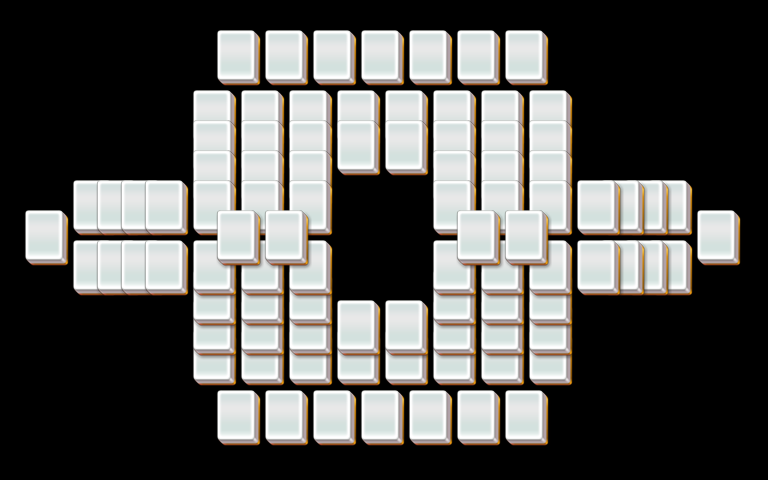

Tiled map render using the project's own tile images. Description and the map definition, with tile-layer contents summarised, below:
An orthogonal 32x16 tile map with 24x30 px tiles, 5 tile layers (layer1, layer2, layer3, layer4, ...).

<map version="1.0" orientation="orthogonal" width="32" height="16" tilewidth="24" tileheight="30">
 <properties>
  <property name="species" value="15" />
 </properties>
 <tileset firstgid="1" name="mahjong" tilewidth="48" tileheight="60">
  <image source="mahjong.png" />
 </tileset>
 <layer name="layer1" width="32" height="16">
  <data>[512 cells, 36 non-empty, 1 distinct tile ids]</data>
 </layer>
 <layer name="layer2" width="32" height="16">
  <data>[512 cells, 20 non-empty, 1 distinct tile ids]</data>
 </layer>
 <layer name="layer3" width="32" height="16">
  <data>[512 cells, 16 non-empty, 1 distinct tile ids]</data>
 </layer>
 <layer name="layer4" width="32" height="16">
  <data>[512 cells, 16 non-empty, 1 distinct tile ids]</data>
 </layer>
 <layer name="layer5" width="32" height="16">
  <data>[512 cells, 4 non-empty, 1 distinct tile ids]</data>
 </layer>
</map>
